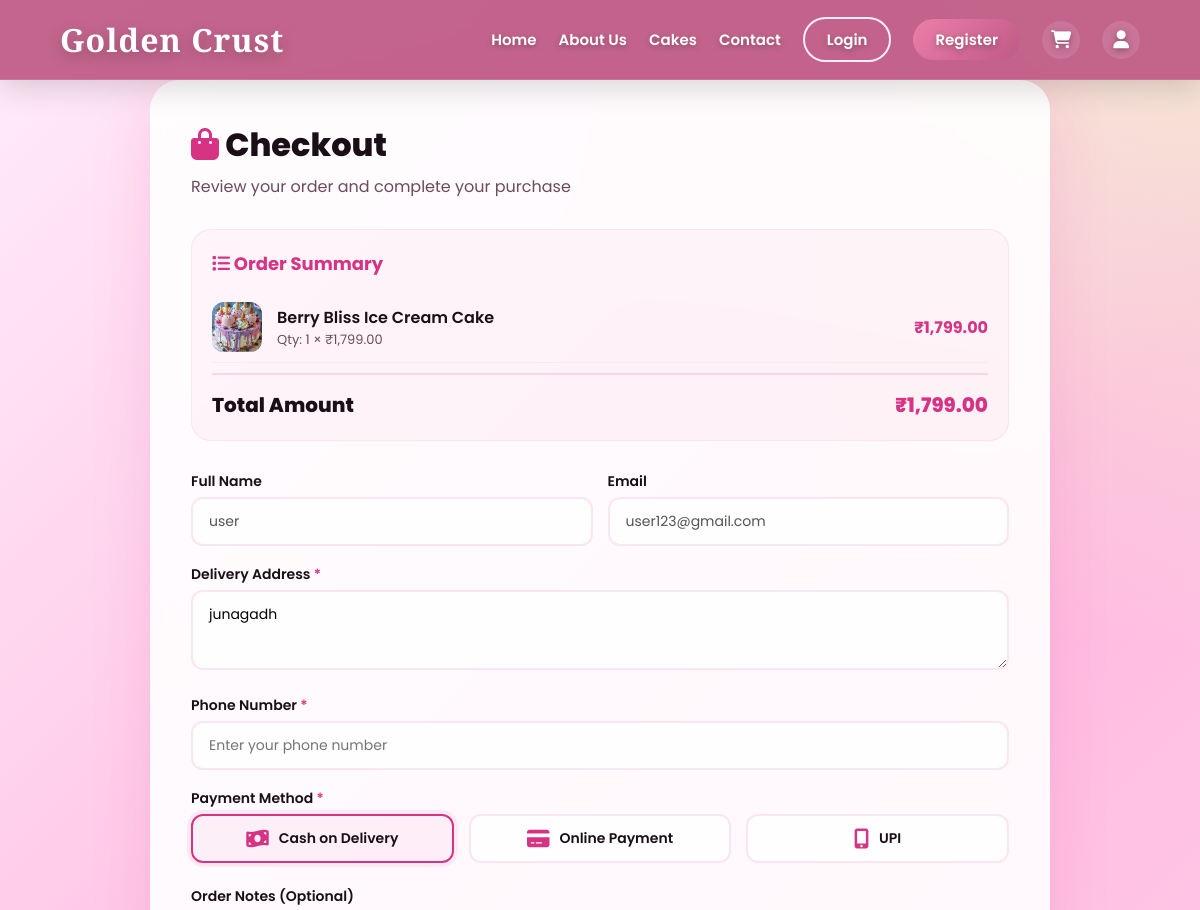
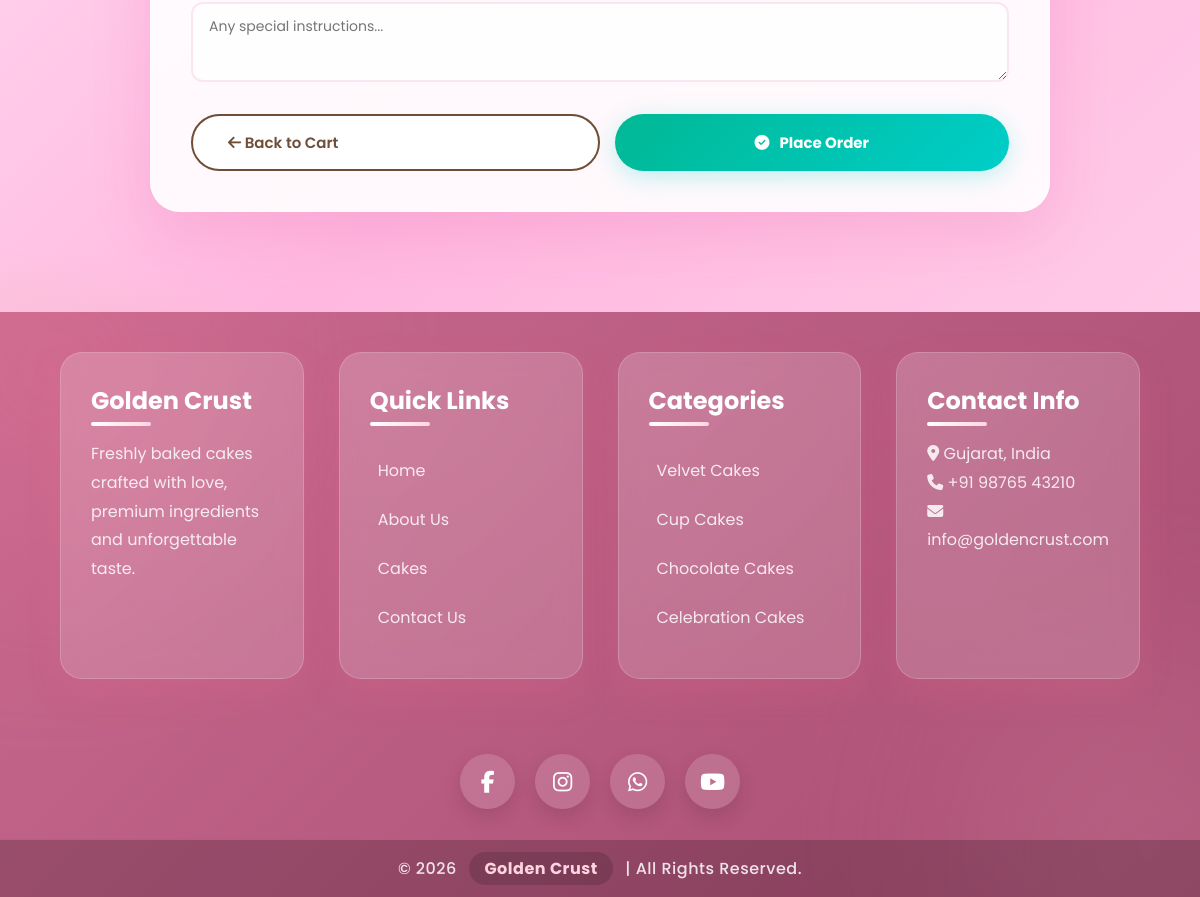
Page /checkout.php (signed in) on the committed database (2 pictures, top to bottom).
### tables this page shows
CREATE TABLE `cart` (
  `id` int(11) NOT NULL,
  `user_id` int(11) NOT NULL,
  `product_id` int(11) NOT NULL,
  `itemname` varchar(255) NOT NULL,
  `price` decimal(10,2) NOT NULL,
  `quantity` int(11) NOT NULL DEFAULT 1,
  `total` decimal(10,2) NOT NULL,
  `img` varchar(255) DEFAULT NULL,
  `username` varchar(100) NOT NULL,
  `created_at` timestamp NOT NULL DEFAULT current_timestamp()
);

CREATE TABLE `users` (
  `id` int(11) NOT NULL,
  `name` varchar(100) NOT NULL,
  `address` text DEFAULT NULL,
  `city` varchar(100) DEFAULT NULL,
  `pincode` varchar(10) DEFAULT NULL,
  `state` varchar(100) DEFAULT NULL,
  `country` varchar(100) DEFAULT NULL,
  `username` varchar(100) DEFAULT NULL,
  `email` varchar(100) NOT NULL,
  `dob` date DEFAULT NULL,
  `password` varchar(100) NOT NULL,
  `gender` enum('Male','Female','Other') DEFAULT NULL,
  `mobileno` varchar(15) DEFAULT NULL,
  `created_at` timestamp NOT NULL DEFAULT current_timestamp(),
  `phone` varchar(20) DEFAULT NULL
);

### checkout.php (the view, shortened to what this page needs)
<?php
$conn = mysqli_connect("localhost", "root", "", "golden_crust");
$user_id = isset($_SESSION['user_id']) ? (int)$_SESSION['user_id'] : 0;
$stmt = mysqli_prepare($conn, "SELECT username, email, phone, address FROM users WHERE id = ?");
mysqli_stmt_bind_param($stmt, "i", $user_id);
mysqli_stmt_execute($stmt);
$user_result = mysqli_stmt_get_result($stmt);
$user = mysqli_fetch_assoc($user_result);
$stmt = mysqli_prepare($conn, "SELECT * FROM cart WHERE user_id = ?");
mysqli_stmt_bind_param($stmt, "i", $user_id);
mysqli_stmt_execute($stmt);
$cart_result = mysqli_stmt_get_result($stmt);
$cart_items = [];
$total_amount = 0;
while ($row = mysqli_fetch_assoc($cart_result)) {
    $cart_items[] = $row;
    $total_amount += (float)$row['total'];
}
?>
<!DOCTYPE html>
<html>
<head>
<link rel="stylesheet" href="https://cdnjs.cloudflare.com/ajax/libs/font-awesome/6.4.0/css/all.min.css">
     <link rel="stylesheet" href="css/style.css">
<link rel="stylesheet" href="css/checkout.css">
</head>
<body>
<?php include 'includes/header.php'; ?>
<?php include 'includes/navbar.php'; ?>
<div class="checkout-container">
    <h1><i class="fas fa-shopping-bag"></i> Checkout</h1>
    <p class="subtitle">Review your order and complete your purchase</p>
    <div class="order-summary">
        <h3><i class="fas fa-list"></i> Order Summary</h3>
        <?php foreach ($cart_items as $item): ?>
            <div class="order-item">
                <div class="item-info">
                    <?php if (!empty($item['img'])): ?>
                        <img src="admin/uploads/<?php echo htmlspecialchars($item['img']); ?>" alt="<?php echo htmlspecialchars($item['itemname']); ?>" class="item-img">
                    <?php else: ?>
                        <div class="item-img" style="display:flex;align-items:center;justify-content:center;background:#f8e8ef;color:#d63384;">
                            <i class="fas fa-cake"></i>
                        </div>
                    <?php endif; ?>
                    <div>
                        <div class="item-name"><?php echo htmlspecialchars($item['itemname']); ?></div>
                        <div class="item-qty">Qty: <?php echo $item['quantity']; ?> × ₹<?php echo number_format($item['price'], 2); ?></div>
                    </div>
                </div>
                <div class="item-total">₹<?php echo number_format($item['total'], 2); ?></div>
            </div>
        <?php endforeach; ?>
        <div class="total-row">
            <span>Total Amount</span>
            <span class="total-amount">₹<?php echo number_format($total_amount, 2); ?></span>
        </div>
    </div>
    <form method="POST">
        <div class="form-row">
            <div class="form-group">
                <label>Full Name</label>
                <input type="text" value="<?php echo htmlspecialchars($user['username'] ?? ''); ?>" readonly disabled>
            </div>
            <div class="form-group">
                <label>Email</label>
                <input type="email" value="<?php echo htmlspecialchars($user['email'] ?? ''); ?>" readonly disabled>
            </div>
        </div>
        <div class="form-group">
            <label>Delivery Address <span class="required">*</span></label>
            <textarea name="address" required placeholder="Enter your full delivery address"><?php echo htmlspecialchars($user['address'] ?? ''); ?></textarea>
        </div>
        <div class="form-group">
            <label>Phone Number <span class="required">*</span></label>
            <input type="tel" name="phone" required placeholder="Enter your phone number" value="<?php echo htmlspecialchars($user['phone'] ?? ''); ?>">
        </div>
        <div class="form-group">
            <label>Payment Method <span class="required">*</span></label>
            <div class="payment-options">
                <div class="payment-option">
                    <label for="cod"><i class="fas fa-money-bill-wave"></i> Cash on Delivery</label>
                </div>
                <div class="payment-option">
                    <label for="online"><i class="fas fa-credit-card"></i> Online Payment</label>
                </div>
                <div class="payment-option">
                    <label for="upi"><i class="fas fa-mobile-alt"></i> UPI</label>
                </div>
            </div>
        </div>
        <div class="form-group">
            <label>Order Notes (Optional)</label>
            <textarea name="order_notes" placeholder="Any special instructions..."></textarea>
        </div>
        <div class="button-row">
            <a href="cart.php" class="btn btn-secondary">
                <i class="fas fa-arrow-left"></i> Back to Cart
            </a>
            <button type="submit" name="place_order" class="btn btn-success">
                <i class="fas fa-check-circle"></i> Place Order
            </button>
        </div>
    </form>
</div>
<?php include 'includes/footer.php'; ?>
</body>
</html>

### css/style.css (style rules this page uses)
* { margin: 0; padding: 0; box-sizing: border-box; font-family: 'Poppins', sans-serif; }
:root { --primary: #EC7FA9; --secondary: #FFB8E0; --dark: #BE5985; --light: #FFEDFA; --white: #ffffff; --text: #4a2c3a; --footer-bg: #c96a8f; --footer-dark: #a84d72; }
html { scroll-behavior: smooth; }
body { background: radial-gradient(circle at top right, #f5e6d3 0%, transparent 30%), radial-gradient(circle at bottom left, #d9b38c 0%, transparent 30%), linear-gradient(135deg, #FFEDFA, #FFB8E0, #FFD6EC); color: var(--text); overflow-x: hidden; padding-top: 80px; }
.btn-secondary { text-decoration: none; border: 2px solid #6f4e37; color: #6f4e37; background: #fff; padding: 15px 35px; border-radius: 35px; font-weight: 600; transition: 0.4s; display: inline-block; cursor: pointer; }

### css/checkout.css (style rules this page uses)
.checkout-container { max-width: 900px; margin: 0 auto; background: rgba(255, 255, 255, 0.9); backdrop-filter: blur(20px); border-radius: 30px; padding: 40px; box-shadow: 0 20px 60px rgba(214, 51, 132, 0.15); border: 1px solid rgba(255, 255, 255, 0.6); }
.checkout-container h1 { font-size: 32px; font-weight: 800; color: #1a0f17; margin-bottom: 5px; }
.checkout-container h1 i { color: #d63384; }
.checkout-container .subtitle { color: #6b4b5e; margin-bottom: 30px; }
.order-summary { background: rgba(214, 51, 132, 0.04); border-radius: 20px; padding: 20px; margin-bottom: 30px; border: 1px solid rgba(214, 51, 132, 0.08); }
.order-summary h3 { color: #d63384; margin-bottom: 15px; font-size: 18px; }
.order-item { display: flex; align-items: center; justify-content: space-between; padding: 10px 0; border-bottom: 1px solid rgba(214, 51, 132, 0.06); }
.order-item .item-info { display: flex; align-items: center; gap: 15px; }
.order-item .item-info .item-img { width: 50px; height: 50px; border-radius: 12px; object-fit: cover; background: #f8e8ef; }
.order-item .item-info .item-name { font-weight: 600; color: #1a0f17; }
.order-item .item-info .item-qty { color: #6b4b5e; font-size: 13px; }
.order-item .item-total { font-weight: 700; color: #d63384; }
.total-row { display: flex; justify-content: space-between; padding: 15px 0 0; margin-top: 10px; border-top: 2px solid rgba(214, 51, 132, 0.15); font-size: 20px; font-weight: 800; color: #1a0f17; }
.total-row .total-amount { color: #d63384; }
.form-group { margin-bottom: 18px; }
.form-group label { display: block; font-weight: 600; color: #1a0f17; margin-bottom: 5px; font-size: 14px; }
.form-group label .required { color: #d63384; }
.form-group input, .form-group textarea, .form-group select { width: 100%; padding: 12px 16px; border: 2px solid rgba(214, 51, 132, 0.12); border-radius: 12px; font-family: 'Poppins', sans-serif; font-size: 14px; transition: 0.3s; background: rgba(255, 255, 255, 0.8); }
.form-group textarea { resize: vertical; min-height: 80px; }
.form-row { display: grid; grid-template-columns: 1fr 1fr; gap: 15px; }
.payment-options { display: flex; gap: 15px; flex-wrap: wrap; }
.payment-option { flex: 1; min-width: 120px; }
.payment-option label { display: flex; align-items: center; justify-content: center; gap: 10px; padding: 12px 16px; border: 2px solid rgba(214, 51, 132, 0.12); border-radius: 12px; cursor: pointer; transition: 0.3s; font-weight: 600; font-size: 14px; background: rgba(255, 255, 255, 0.8); }
.payment-option input[type="radio"]:checked + label { border-color: #d63384; background: rgba(214, 51, 132, 0.05); box-shadow: 0 0 0 4px rgba(214, 51, 132, 0.08); }
.payment-option label i { font-size: 20px; color: #d63384; }
.button-row { display: flex; gap: 15px; margin-top: 25px; }
.btn { padding: 14px 30px; border: none; border-radius: 50px; font-weight: 700; font-size: 15px; cursor: pointer; transition: all 0.3s cubic-bezier(0.34, 1.56, 0.64, 1); text-decoration: none; display: inline-flex; align-items: center; justify-content: center; gap: 10px; flex: 1; }
.btn-secondary { background: rgba(214, 51, 132, 0.08); color: #4a2c3f; }
.btn-success { background: linear-gradient(135deg, #00b894, #00cec9); color: white; box-shadow: 0 6px 25px rgba(0, 206, 201, 0.25); }

### rows in the picture
cart: img (picture), itemname "Berry Bliss Ice Cream Cake", quantity "1", price "1,799.00", total "1,799.00"
users: username "user", email "user123@gmail.com", address "junagadh"

### other values in the picture
$total_amount "1,799.00"
